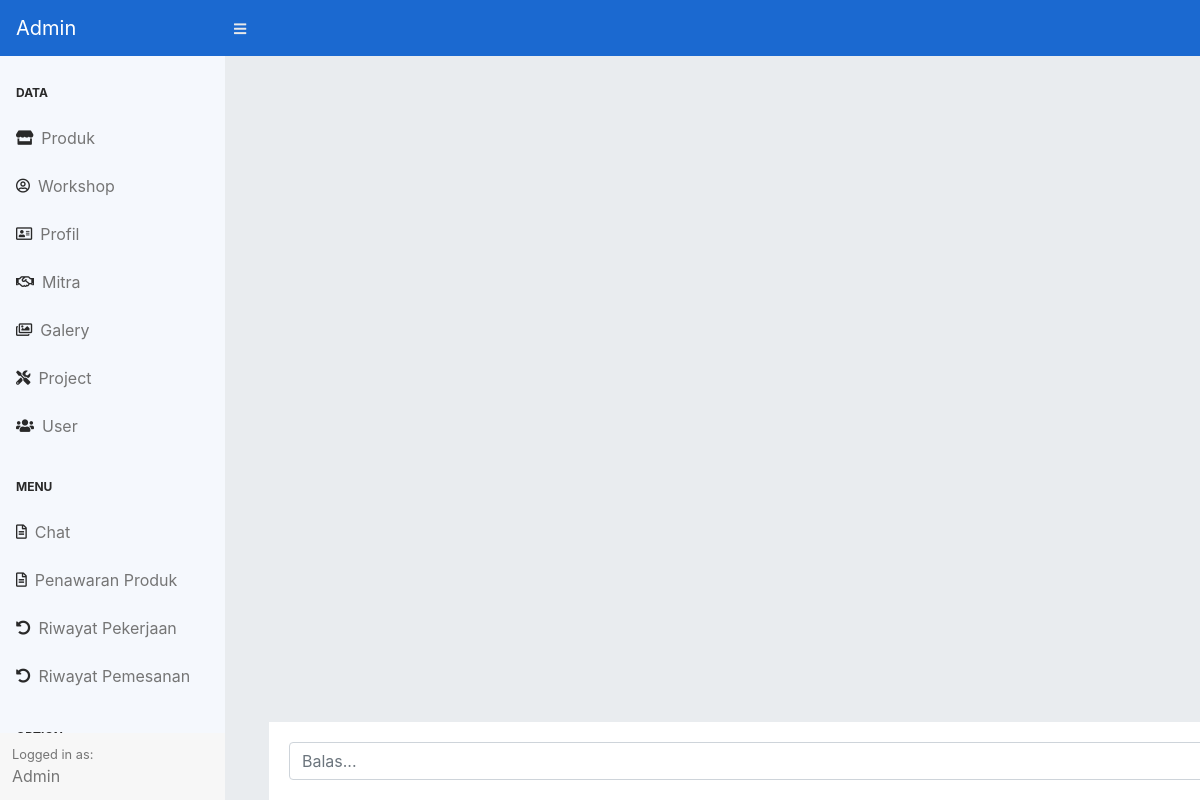
Page /admin/index.php?page=chat-chat&id=3 (signed in) on the earlier database version.
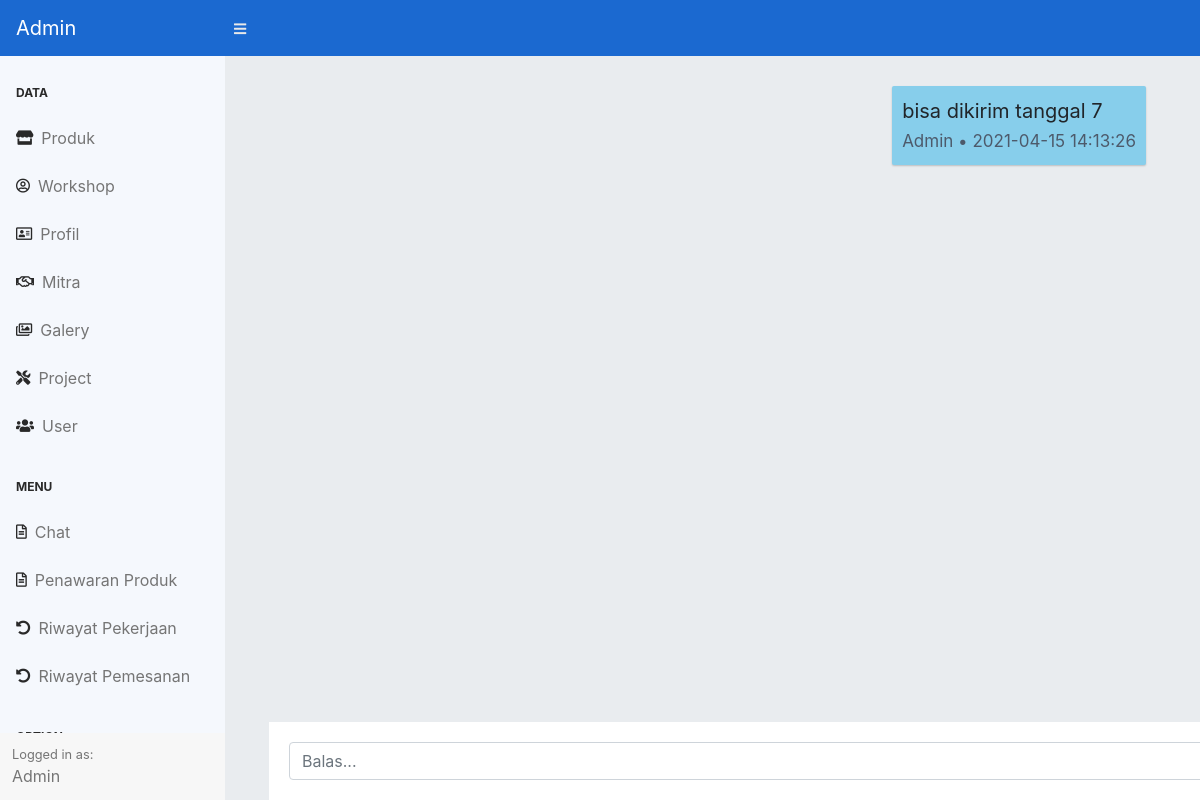
Same page on the later database version.
### tables this page shows
CREATE TABLE `chat` (
  `id_chat` int(11) NOT NULL,
  `pengirim` varchar(128) NOT NULL,
  `penerima` varchar(128) NOT NULL,
  `pesan` text NOT NULL,
  `date` datetime NOT NULL
);

### admin/chat/chat.php (the view, shortened to what this page needs)
<div class="container-fluid" style="background:#E9ECEF; height:100%">
    <div>
        <div class="card-body">
            <div>
                <div class="panel-body" style="margin-bottom: 50px;">
                    <?php
                    $id  = $_GET['id'];
                    $get = $koneksi->query("SELECT * FROM `chat` JOIN `user` ON chat.pengirim = user.id OR chat.penerima = user.id WHERE pengirim='$id' || penerima= '$id' ORDER BY `date` ASC"); ?>
                    <?php while ($data = $get->fetch_assoc()) :
                        if ($data['pengirim'] == 'admin') { ?>
                            <div class="row msg_container base_sent">
                                <div class="col-md-8 col-xs-8">
                                    <div class="messages msg_sent"  style="background: #87CEEB">
                                        <p><?= $data['pesan'] ?></p>
                                        <time datetime="2009-11-13T20:00" style="color:#4d5a6b">Admin • <?= $data['date'] ?></time>
                                    </div>
                                </div>
                            </div>
                        <?php } else if ($data['pengirim'] == $id) { ?>
                            <div class="row msg_container base_receive">
                                <div class="col-md-8 col-xs-8">
                                    <div class="messages msg_receive">
                                        <p><?= $data['pesan'] ?></p>
                                        <time datetime="2009-11-13T20:00"><?= $data['nama'] ?> • <?= $data['date'] ?></time>
                                    </div>
                                </div>
                            </div>
                        <?php } ?>
                    <?php endwhile ?>
                </div>
                <div class="card-body" style="position: fixed;bottom: 0; width: 83%; background: white;">
                    <form action="" method="post">
                        <div class="input-group">
                            <input id="btn-input" type="text" class="form-control input-sm chat_input" name="message" placeholder="Balas..." />
                        </div>
                    </form>
                </div>
            </div>
        </div>
    </div>
</div>

Differences in the rows shown:
added chat: pesan "bisa dikirim tanggal 7", date "2021-04-15 14:13:26"
